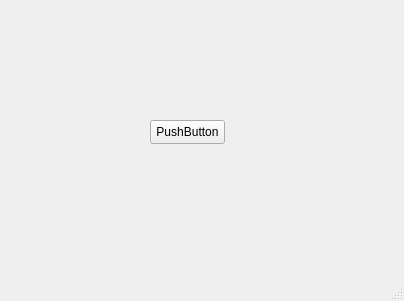
<?xml version="1.0" encoding="UTF-8"?>
<ui version="4.0">
 <class>MainWindow</class>
 <widget class="QMainWindow" name="MainWindow">
  <property name="geometry">
   <rect>
    <x>0</x>
    <y>0</y>
    <width>404</width>
    <height>301</height>
   </rect>
  </property>
  <property name="windowTitle">
   <string>MainWindow</string>
  </property>
  <widget class="QWidget" name="centralwidget">
   <widget class="QPushButton" name="btnTest">
    <property name="geometry">
     <rect>
      <x>150</x>
      <y>120</y>
      <width>75</width>
      <height>24</height>
     </rect>
    </property>
    <property name="text">
     <string>PushButton</string>
    </property>
   </widget>
  </widget>
  <widget class="QMenuBar" name="menubar">
   <property name="geometry">
    <rect>
     <x>0</x>
     <y>0</y>
     <width>404</width>
     <height>22</height>
    </rect>
   </property>
  </widget>
  <widget class="QStatusBar" name="statusbar"/>
 </widget>
 <resources/>
 <connections/>
</ui>
